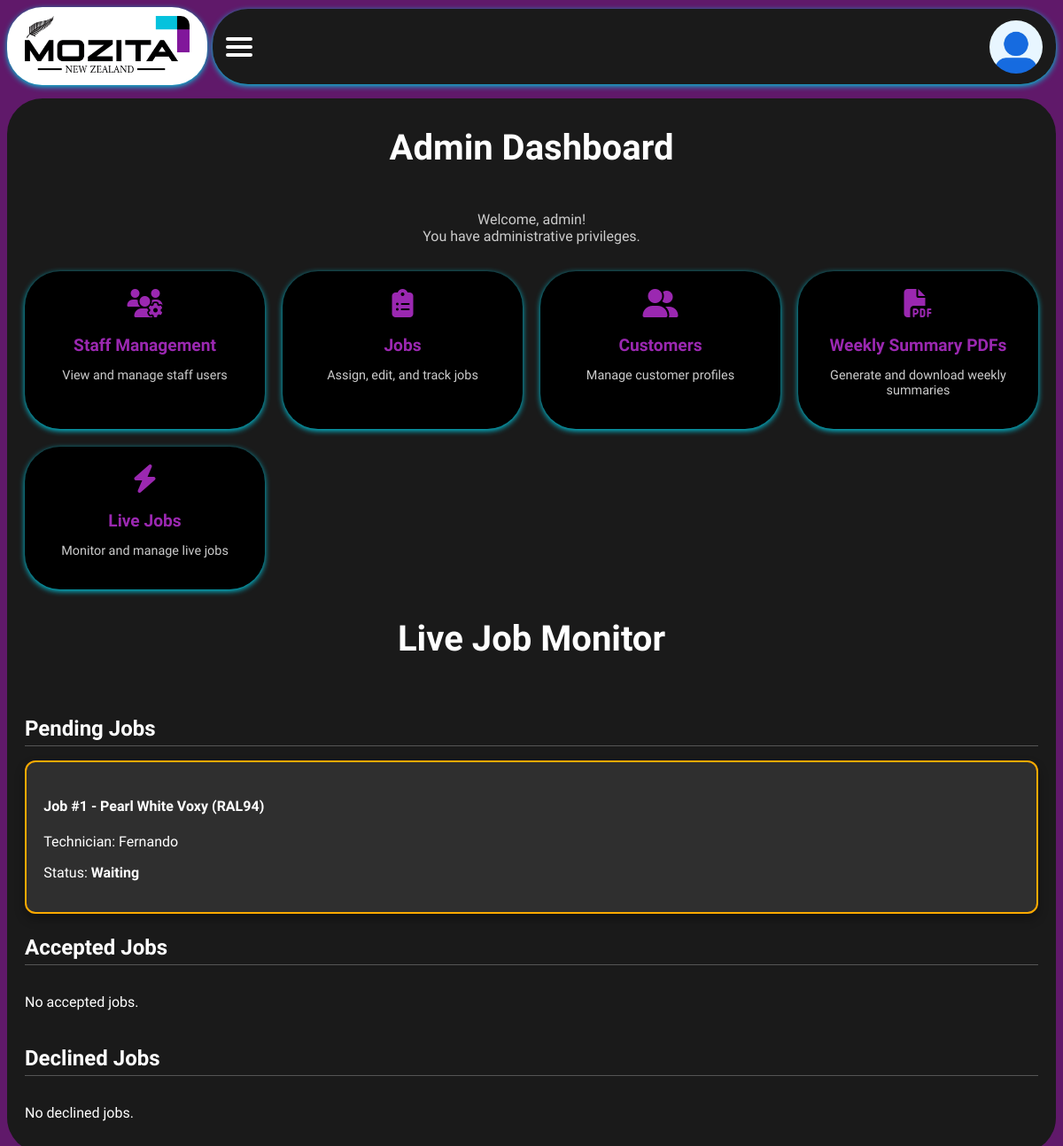
The page /admin_dashboard (signed in) on the database as committed earlier.
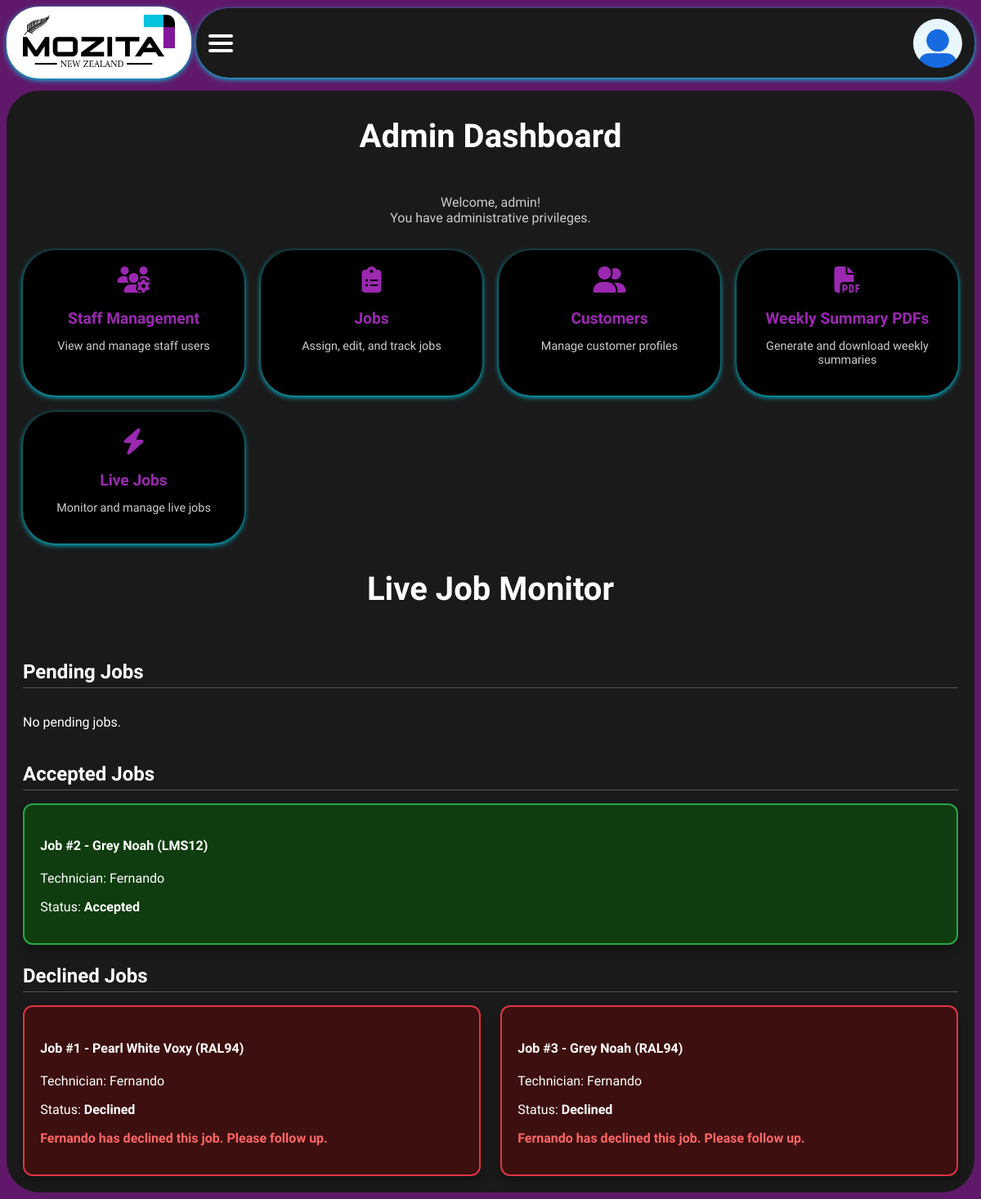
The same page on the database as committed later.
### app/models.py (models this page shows, shortened)
class Job(db.Model):
    __tablename__ = 'job'
    id = db.Column(db.Integer, primary_key=True)
    job_description = db.Column(db.String(255), nullable=False)
    status = db.Column(db.String(50), default='Pending')
    accepted = db.Column(db.Boolean, default=False)
    technician_id = db.Column(db.Integer, db.ForeignKey('technicians.id'),
                              nullable=True)
    technician = db.relationship('Technician', back_populates='jobs')
    customer_id = db.Column(db.Integer, db.ForeignKey('customer.id'))
    customer = db.relationship('Customer', back_populates='jobs')
    start_time = db.Column(db.DateTime)
    end_time = db.Column(db.DateTime)
    target_duration = db.Column(db.Integer, default=0)  # minutes
    total_work_duration = db.Column(db.Integer, default=0)  # minutes
    vehicle_registration = db.Column(db.String(50))
    vehicle_make = db.Column(db.String(50))
    vehicle_model = db.Column(db.String(50))
    vehicle_year = db.Column(db.Integer)
    vehicle_color = db.Column(db.String(50))
    total_cost = db.Column(db.Float, default=0.0)
    notes = db.Column(db.Text)
    date_created = db.Column(db.DateTime, default=datetime.utcnow)
    pause_logs = db.relationship('PauseLog', backref='job', lazy=True)
    status_message = db.Column(db.String(255))      # For admin notifications

class Technician(db.Model):
    __tablename__ = 'technicians'
    id = db.Column(db.Integer, primary_key=True)
    name = db.Column(db.String(120), nullable=False)
    phone = db.Column(db.String(20))
    specialization = db.Column(db.String(120))
    user_id = db.Column(db.Integer, db.ForeignKey('user.id'), unique=True)
    user = db.relationship('User', backref=db.backref('technician',
                           uselist=False))
    jobs = db.relationship('Job', back_populates='technician')

### app/routes.py (the view)
@main.route('/admin_dashboard')
@login_required
def admin_dashboard():
    if current_user.role != 'admin':
        flash('Access denied.', 'error')
        return redirect(url_for('main.staff_dashboard'))
    technicians = Technician.query.all()
    pending_jobs = Job.query.filter_by(accepted=None).all()
    accepted_jobs = Job.query.filter_by(accepted=True).all()
    declined_jobs = Job.query.filter_by(accepted=False).all()
    return render_template('admin_dashboard.html',
                           technicians=technicians,
                           pending_jobs=pending_jobs,
                           accepted_jobs=accepted_jobs,
                           declined_jobs=declined_jobs)

### app/models.py (called while the page is built)
@login_manager.user_loader
def load_user(user_id):
    return User.query.get(int(user_id))

### app/templates/admin_dashboard.html (shortened to what this page needs)
{% extends "layout.html" %}
{% block extra_css %}
<link rel="stylesheet" href="{{ url_for('static', filename='css/admin_dashboard.css') }}">
<link rel="stylesheet" href="https://cdnjs.cloudflare.com/ajax/libs/font-awesome/6.4.0/css/all.min.css"
 />
{% endblock %}
{% block content %}
<h2>Admin Dashboard</h2>
<div class="dashboard-container">
    <p class="welcome-text">
        Welcome, {{ current_user.username }}! <br>
        You have administrative privileges.
    </p>
    <div class="dashboard-grid">
        <a href="{{ url_for('main.staff_dashboard') }}" class="dashboard-card"
            aria-label="Go to Staff Management section">
            <i class="fas fa-users-cog"></i>
            <h3>Staff Management</h3>
            <p>View and manage staff users</p>
        </a>
        <a href="{{ url_for('main.jobs') }}" class="dashboard-card" aria-label="Go to Jobs section">
            <i class="fas fa-clipboard-list"></i>
            <h3>Jobs</h3>
            <p>Assign, edit, and track jobs</p>
        </a>
        <a href="{{ url_for('main.customers') }}" class="dashboard-card" aria-label="Go to Customers section">
            <i class="fas fa-user-friends"></i>
            <h3>Customers</h3>
            <p>Manage customer profiles</p>
        </a>
        <a href="{{ url_for('main.weekly_summary_dashboard') }}" class="dashboard-card"
            aria-label="Go to Weekly Summary PDFs section">
            <i class="fas fa-file-pdf"></i>
            <h3>Weekly Summary PDFs</h3>
            <p>Generate and download weekly summaries</p>
        </a>
        <a href="{{ url_for('main.live_jobs') }}" class="dashboard-card" aria-label="Go to Live Jobs section">
            <i class="fas fa-bolt"></i>
            <h3>Live Jobs</h3>
            <p>Monitor and manage live jobs</p>
        </a>
    </div>
    <h2>Live Job Monitor</h2>
    <div class="live-jobs-section">
        <h3>Pending Jobs</h3>
        <div class="live-jobs-grid">
            {% for job in pending_jobs %}
            <div class="job-card waiting">
                <h4>Job #{{ job.id }} - {{ job.vehicle_color }} {{ job.vehicle_model }} ({{ job.vehicle_registration }})
                </h4>
                <p>Technician: {{ job.technician.name if job.technician else 'Unassigned' }}</p>
                <p>Status: <span class="status">Waiting</span></p>
            </div>
            {% else %}
            <p>No pending jobs.</p>
            {% endfor %}
        </div>
        <h3>Accepted Jobs</h3>
        <div class="live-jobs-grid">
            {% for job in accepted_jobs %}
            <div class="job-card accepted">
                <h4>Job #{{ job.id }} - {{ job.vehicle_color }} {{ job.vehicle_model }} ({{ job.vehicle_registration }})
                </h4>
                <p>Technician: {{ job.technician.name }}</p>
                <p>Status: <span class="status">Accepted</span></p>
            </div>
            {% else %}
            <p>No accepted jobs.</p>
            {% endfor %}
        </div>
        <h3>Declined Jobs</h3>
        <div class="live-jobs-grid">
            {% for job in declined_jobs %}
            <div class="job-card declined">
                <h4>Job #{{ job.id }} - {{ job.vehicle_color }} {{ job.vehicle_model }} ({{ job.vehicle_registration }})
                </h4>
                <p>Technician: {{ job.technician.name }}</p>
                <p>Status: <span class="status">Declined</span></p>
                <p class="decline-message">{{ job.technician.name }} has declined this job. Please follow up.</p>
            </div>
            {% else %}
            <p>No declined jobs.</p>
            {% endfor %}
        </div>
    </div>
</div>
{% endblock %}

Rows that differ between the two databases and show on the page:
added Job: id "2", vehicle_color "Grey", vehicle_model "Noah", vehicle_registration "LMS12", technician.name "Fernando", shown under "Accepted Jobs"
changed Job "Pearl White": moves from the list under "Pending Jobs" to the list under "Declined Jobs"
added Job: id "3", vehicle_color "Grey", vehicle_model "Noah", vehicle_registration "RAL94", technician.name "Fernando", shown under "Declined Jobs"
Other text that changed with them:
text no longer shown: "No accepted jobs. No declined jobs."
text now shown: "No pending jobs."
